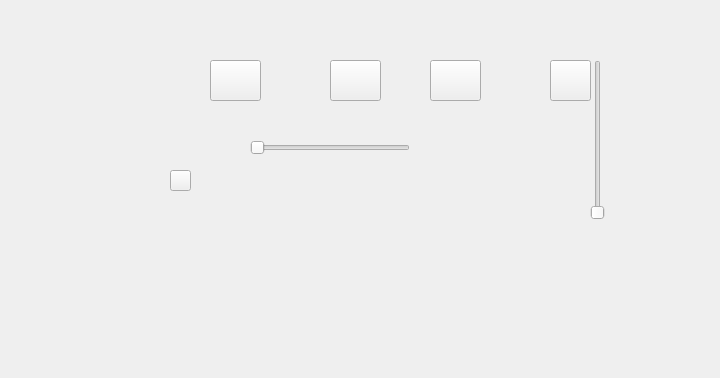
<?xml version="1.0" encoding="UTF-8"?>
<ui version="4.0">
 <class>Success</class>
 <widget class="QWidget" name="Success">
  <property name="geometry">
   <rect>
    <x>0</x>
    <y>0</y>
    <width>720</width>
    <height>378</height>
   </rect>
  </property>
  <property name="windowTitle">
   <string>Form</string>
  </property>
  <property name="styleSheet">
   <string notr="true"/>
  </property>
  <widget class="QLabel" name="label">
   <property name="geometry">
    <rect>
     <x>0</x>
     <y>0</y>
     <width>721</width>
     <height>381</height>
    </rect>
   </property>
   <property name="styleSheet">
    <string notr="true">border-image: url(:/picture/2.jpg);</string>
   </property>
   <property name="text">
    <string/>
   </property>
  </widget>
  <widget class="QPushButton" name="btnadd">
   <property name="geometry">
    <rect>
     <x>170</x>
     <y>170</y>
     <width>21</width>
     <height>21</height>
    </rect>
   </property>
   <property name="styleSheet">
    <string notr="true">border-image: url(:/D:/picture/e1adffab05134d57a63960da867f80c5.png);</string>
   </property>
   <property name="text">
    <string/>
   </property>
  </widget>
  <widget class="QSlider" name="vVolume">
   <property name="geometry">
    <rect>
     <x>590</x>
     <y>60</y>
     <width>16</width>
     <height>160</height>
    </rect>
   </property>
   <property name="orientation">
    <enum>Qt::Vertical</enum>
   </property>
  </widget>
  <widget class="QListWidget" name="listWidget">
   <property name="geometry">
    <rect>
     <x>190</x>
     <y>170</y>
     <width>271</width>
     <height>181</height>
    </rect>
   </property>
   <property name="styleSheet">
    <string notr="true">background-color: transparent;</string>
   </property>
  </widget>
  <widget class="QSlider" name="hprogress">
   <property name="geometry">
    <rect>
     <x>250</x>
     <y>140</y>
     <width>160</width>
     <height>16</height>
    </rect>
   </property>
   <property name="orientation">
    <enum>Qt::Horizontal</enum>
   </property>
  </widget>
  <widget class="QPushButton" name="btnNext">
   <property name="geometry">
    <rect>
     <x>430</x>
     <y>60</y>
     <width>51</width>
     <height>41</height>
    </rect>
   </property>
   <property name="styleSheet">
    <string notr="true">border-image: url(:/D:/picture/9563fe5afcea4527baab2a527d322cde.png);</string>
   </property>
   <property name="text">
    <string/>
   </property>
  </widget>
  <widget class="QPushButton" name="btnPre">
   <property name="geometry">
    <rect>
     <x>210</x>
     <y>60</y>
     <width>51</width>
     <height>41</height>
    </rect>
   </property>
   <property name="styleSheet">
    <string notr="true">border-image: url(:/D:/picture/d080692ca45c4677a618dc6fab1fa747.png);</string>
   </property>
   <property name="text">
    <string/>
   </property>
  </widget>
  <widget class="QLabel" name="lblmusictime">
   <property name="geometry">
    <rect>
     <x>200</x>
     <y>140</y>
     <width>41</width>
     <height>16</height>
    </rect>
   </property>
   <property name="text">
    <string/>
   </property>
  </widget>
  <widget class="QPushButton" name="btnvolume">
   <property name="geometry">
    <rect>
     <x>550</x>
     <y>60</y>
     <width>41</width>
     <height>41</height>
    </rect>
   </property>
   <property name="styleSheet">
    <string notr="true">border-image: url(:/D:/picture/e494f5a5082948c3bdbf348e1703bcb6.png);</string>
   </property>
   <property name="text">
    <string/>
   </property>
  </widget>
  <widget class="QLabel" name="lblplaytime">
   <property name="geometry">
    <rect>
     <x>410</x>
     <y>140</y>
     <width>41</width>
     <height>16</height>
    </rect>
   </property>
   <property name="text">
    <string/>
   </property>
  </widget>
  <widget class="QPushButton" name="playinandpasue">
   <property name="geometry">
    <rect>
     <x>330</x>
     <y>60</y>
     <width>51</width>
     <height>41</height>
    </rect>
   </property>
   <property name="text">
    <string/>
   </property>
  </widget>
 </widget>
 <resources/>
 <connections/>
</ui>
